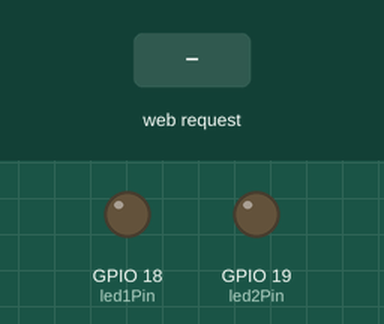
Bench run of a sketch on a simulated ESP32. On the bench: output pins drawn as LEDs (lit = HIGH). The inputs (shaded band) are chosen by the test bench. WiFi joins after 1.5 s; servers stay silent unless stated; what the sketch prints to the serial monitor is not drawn.

Above: at 3.7 s.
3.8 s: HTTP request GET /toggle1 received
At 4.5 s:
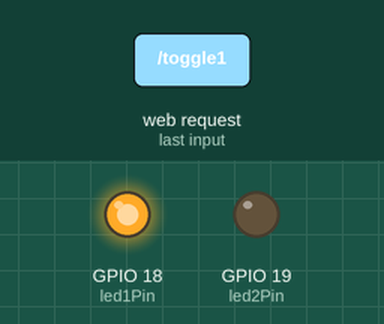
5.3 s: HTTP request GET /toggle2 received
At 5.6 s:
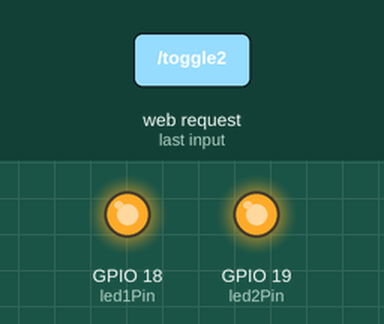
6.8 s: HTTP request GET /toggle1 received
At 8.0 s:
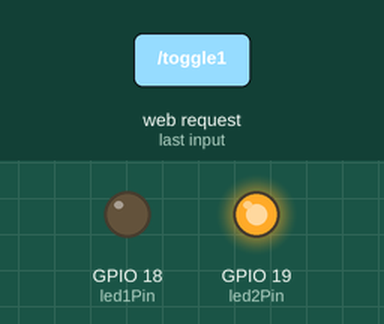
Timing chart, 0 to 9.8 s (numbered marks = the images above; inputs shaded):
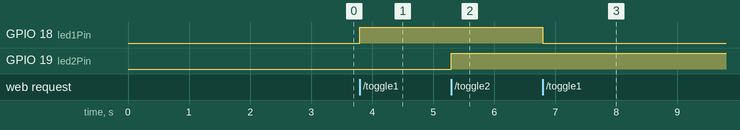

Measured:
- after the input at 3.8 s, GPIO 18 (led1Pin): LOW → HIGH at once
- after the input at 5.3 s, GPIO 19 (led2Pin): LOW → HIGH at once
- after the input at 6.8 s, GPIO 18 (led1Pin): HIGH → LOW at once

The sketch:

serverweb2leds.ino
```cpp
// ============================================================
// ESP32 WEB SERVER - CONTROL DOUĂ LED-URI
// ============================================================

// Biblioteca pentru conexiunea Wi-Fi a ESP32.
#include <WiFi.h>

// Biblioteca pentru crearea serverului web.
#include <WebServer.h>


// ============================================================
// WI-FI
// ============================================================

// Numele rețelei Wi-Fi.
const char* ssid = "DIGI...";

// Parola rețelei Wi-Fi.
const char* password = "....";


// ============================================================
// SERVER
// ============================================================

// Creăm serverul web pe portul 80.
// Portul 80 este portul standard pentru HTTP.
WebServer server(80);


// ============================================================
// LED-URI
// ============================================================

// LED-ul 1 este conectat la GPIO 18.
const int led1Pin = 18;

// LED-ul 2 este conectat la GPIO 19.
const int led2Pin = 19;


// ============================================================
// STAREA LED-URILOR
// ============================================================

// Variabila păstrează starea LED-ului 1.
// false = stins
// true  = aprins
bool led1State = false;


// Variabila păstrează starea LED-ului 2.
bool led2State = false;


// ============================================================
// GENERAREA PAGINII WEB
// ============================================================

String getHTML()
{
  // Creăm un String gol în care vom construi pagina.
  String html = "";


  // ----------------------------------------------------------
  // ÎNCEPUTUL DOCUMENTULUI HTML
  // ----------------------------------------------------------

  html += "<!DOCTYPE html>";

  html += "<html>";

  html += "<head>";

  // Permite afișarea corectă a caracterelor.
  html += "<meta charset='UTF-8'>";

  // Face pagina adaptabilă pentru telefon.
  html += "<meta name='viewport' content='width=device-width, initial-scale=1'>";

  // Titlul paginii.
  html += "<title>ESP32 Control</title>";


  // ----------------------------------------------------------
  // CSS - ASPECTUL PAGINII
  // ----------------------------------------------------------

  html += "<style>";

  // Stilul general al paginii.
  html += "body {";
  html += "font-family: Arial;";
  html += "text-align: center;";
  html += "background-color: #f2f2f2;";
  html += "padding: 20px;";
  html += "}";


  // Stilul cardurilor LED-urilor.
  html += ".card {";
  html += "background-color: white;";
  html += "padding: 25px;";
  html += "margin: 20px auto;";
  html += "max-width: 400px;";
  html += "border-radius: 15px;";
  html += "box-shadow: 0 4px 10px rgba(0,0,0,0.15);";
  html += "}";


  // Stilul butoanelor.
  html += "button {";
  html += "font-size: 18px;";
  html += "padding: 12px 30px;";
  html += "border: none;";
  html += "border-radius: 10px;";
  html += "cursor: pointer;";
  html += "}";


  // Stilul pentru LED aprins.
  html += ".on {";
  html += "color: green;";
  html += "font-weight: bold;";
  html += "}";


  // Stilul pentru LED stins.
  html += ".off {";
  html += "color: red;";
  html += "font-weight: bold;";
  html += "}";


  // Închidem CSS-ul.
  html += "</style>";


  // Închidem HEAD.
  html += "</head>";


  // ----------------------------------------------------------
  // CORPUL PAGINII
  // ----------------------------------------------------------

  html += "<body>";


  // Titlul principal.
  html += "<h1>ESP32 Control Panel</h1>";


  // ==========================================================
  // LED 1
  // ==========================================================

  html += "<div class='card'>";

  // Numele LED-ului.
  html += "<h2>LED 1</h2>";


  // Verificăm starea LED-ului 1.
  if (led1State)
  {
    // Dacă LED-ul este aprins, afișăm ON.
    html += "<p>Stare: <span class='on'>● APRINS</span></p>";

    // Butonul va avea acțiunea de stingere.
    html += "<a href='/toggle1'>";
    html += "<button>STINGE</button>";
    html += "</a>";
  }
  else
  {
    // Dacă LED-ul este stins, afișăm OFF.
    html += "<p>Stare: <span class='off'>● STINS</span></p>";

    // Butonul va avea acțiunea de aprindere.
    html += "<a href='/toggle1'>";
    html += "<button>APRINDE</button>";
    html += "</a>";
  }

  // Închidem cardul LED-ului 1.
  html += "</div>";


  // ==========================================================
  // LED 2
  // ==========================================================

  html += "<div class='card'>";

  // Numele LED-ului.
  html += "<h2>LED 2</h2>";


  // Verificăm starea LED-ului 2.
  if (led2State)
  {
    // Dacă LED-ul este aprins.
    html += "<p>Stare: <span class='on'>● APRINS</span></p>";

    // Butonul îl va stinge.
    html += "<a href='/toggle2'>";
    html += "<button>STINGE</button>";
    html += "</a>";
  }
  else
  {
    // Dacă LED-ul este stins.
    html += "<p>Stare: <span class='off'>● STINS</span></p>";

    // Butonul îl va aprinde.
    html += "<a href='/toggle2'>";
    html += "<button>APRINDE</button>";
    html += "</a>";
  }

  // Închidem cardul LED-ului 2.
  html += "</div>";


  // Închidem BODY.
  html += "</body>";

  // Închidem HTML.
  html += "</html>";


  // Returnăm pagina completă.
  return html;
}


// ============================================================
// SETUP
// ============================================================

void setup()
{
  // Pornim Serial Monitor la 115200 baud.
  Serial.begin(115200);

  // Așteptăm o secundă.
  delay(1000);


  // ----------------------------------------------------------
  // CONFIGURAREA GPIO-URILOR
  // ----------------------------------------------------------

  // GPIO 18 devine ieșire.
  pinMode(led1Pin, OUTPUT);

  // GPIO 19 devine ieșire.
  pinMode(led2Pin, OUTPUT);


  // La pornire, LED-ul 1 este stins.
  digitalWrite(led1Pin, LOW);

  // La pornire, LED-ul 2 este stins.
  digitalWrite(led2Pin, LOW);


  // ----------------------------------------------------------
  // CONECTAREA LA WI-FI
  // ----------------------------------------------------------

  // Începem conectarea la Wi-Fi.
  WiFi.begin(ssid, password);

  // Afișăm mesajul în Serial Monitor.
  Serial.println("Conectare la Wi-Fi...");


  // Așteptăm până când ESP32 se conectează.
  while (WiFi.status() != WL_CONNECTED)
  {
    // Așteptăm 500 ms.
    delay(500);

    // Afișăm un punct.
    Serial.print(".");
  }


  // Trecem pe linie nouă.
  Serial.println();

  // Confirmăm conectarea.
  Serial.println("Wi-Fi conectat!");


  // Afișăm adresa IP.
  Serial.print("Adresa IP: ");

  // Afișăm IP-ul ESP32.
  Serial.println(WiFi.localIP());


  // ==========================================================
  // PAGINA PRINCIPALĂ
  // ==========================================================

  server.on("/", []()
  {
    // Trimitem pagina web către browser.
    server.send(200, "text/html", getHTML());
  });


  // ==========================================================
  // TOGGLE LED 1
  // ==========================================================

  server.on("/toggle1", []()
  {
    // Inversăm starea LED-ului.
    //
    // false -> true
    // true  -> false
    led1State = !led1State;


    // Aplicăm noua stare pe GPIO 18.
    digitalWrite(led1Pin, led1State);


    // Trimitem pagina actualizată.
    server.send(200, "text/html", getHTML());
  });


  // ==========================================================
  // TOGGLE LED 2
  // ==========================================================

  server.on("/toggle2", []()
  {
    // Inversăm starea LED-ului 2.
    led2State = !led2State;


    // Aplicăm noua stare pe GPIO 19.
    digitalWrite(led2Pin, led2State);


    // Trimitem pagina actualizată.
    server.send(200, "text/html", getHTML());
  });


  // Pornim serverul.
  server.begin();

  // Afișăm confirmarea.
  Serial.println("Server web pornit!");
}


// ============================================================
// LOOP
// ============================================================

void loop()
{
  // Verificăm permanent dacă browserul a trimis o cerere.
  server.handleClient();
}
```
